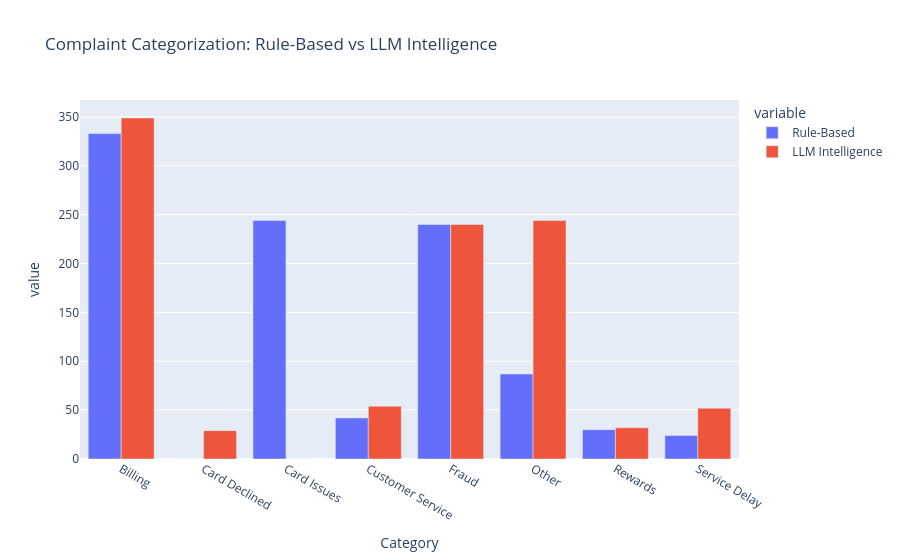
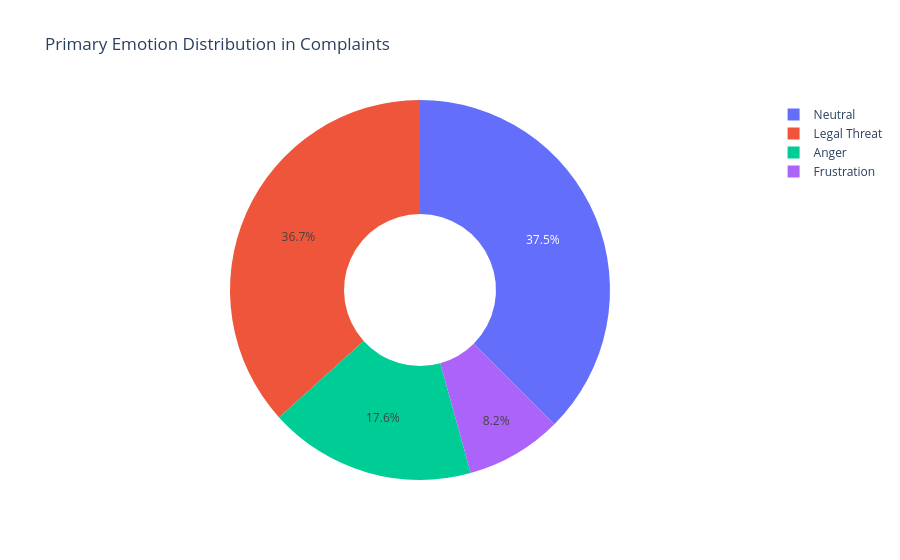
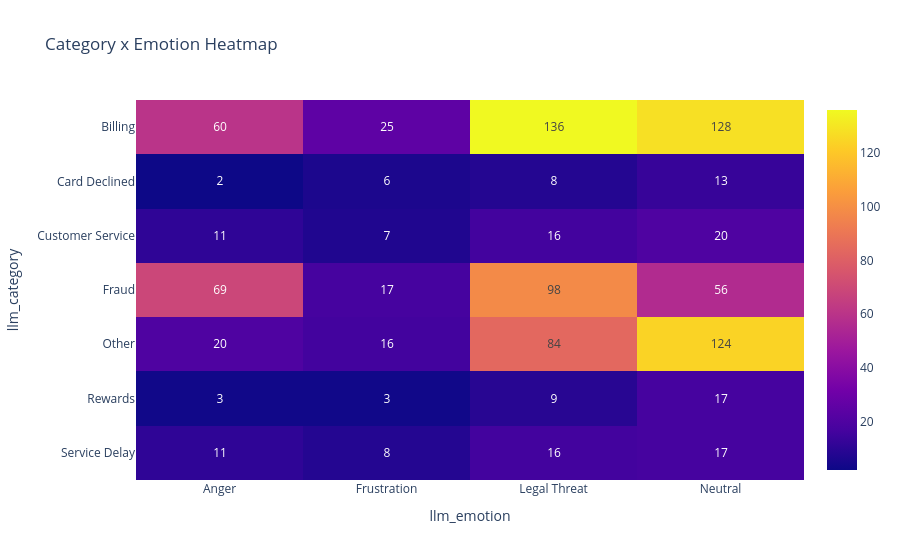
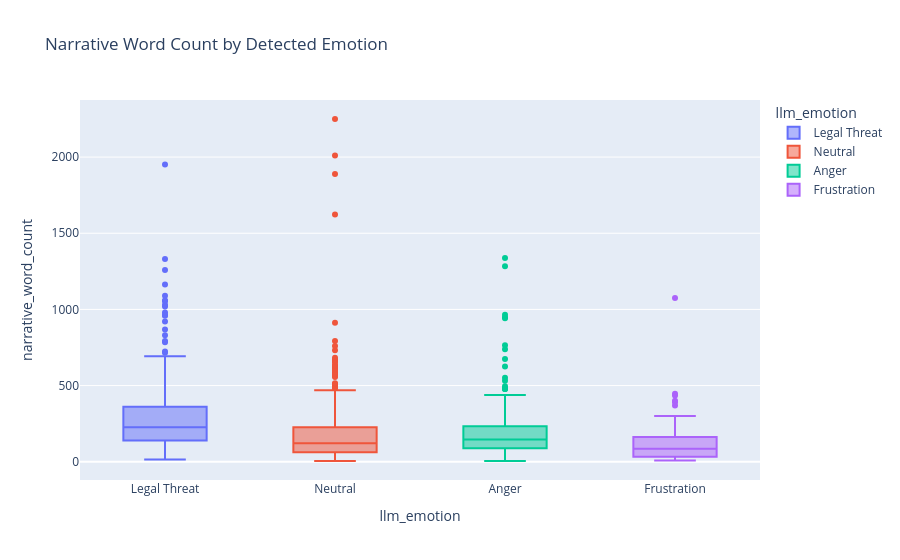

The cell these charts' notebook holds for them, in order:
### Code cell
# ── Analysis Plots ──
# Plot 1: LLM vs Rule-Based Category
cat_comp = pd.DataFrame({
    'Rule-Based': sample['complaint_category'].value_counts(),
    'LLM Intelligence': sample['llm_category'].value_counts()
}).fillna(0).reset_index().rename(columns={'index':'Category'})
fig1 = px.bar(cat_comp, x='Category', y=['Rule-Based', 'LLM Intelligence'], barmode='group', title="Complaint Categorization: Rule-Based vs LLM Intelligence")
fig1.show()

# Plot 2: Emotion Distribution
fig2 = px.pie(sample, names='llm_emotion', title="Primary Emotion Distribution in Complaints", hole=0.4)
fig2.show()

# Plot 3: Category x Emotion Heatmap
xtab = pd.crosstab(sample['llm_category'], sample['llm_emotion'])
fig3 = px.imshow(xtab, text_auto=True, title="Category x Emotion Heatmap", aspect="auto")
fig3.show()

# Plot 4: Narrative Length by Emotion
fig4 = px.box(sample, x='llm_emotion', y='narrative_word_count', color='llm_emotion', title="Narrative Word Count by Detected Emotion")
fig4.show()

# Plot 5: LLM Category vs Product
prod_cat = pd.crosstab(sample['product'].apply(lambda x: str(x)[:25]), sample['llm_category']).reset_index()
fig5 = px.bar(prod_cat, x='product', y=list(sample['llm_category'].unique()), title="Complaint Category Breakdown by Product Stacked")
fig5.show()

### Figure 1 — Plotly figure (JSON) as saved in the notebook; plotly's stock layout.template omitted (floating-point values rounded to 4 significant figures)
{"data": [{"alignmentgroup": "True", "hovertemplate": "variable=Rule-Based<br>Category=%{x}<br>value=%{y}<extra></extra>", "legendgroup": "Rule-Based", "marker": {"color": "#636efa", "pattern": {"shape": ""}}, "name": "Rule-Based", "offsetgroup": "Rule-Based", "orientation": "v", "showlegend": true, "textposition": "auto", "type": "bar", "x": ["Billing", "Card Declined", "Card Issues", "Customer Service", "Fraud", "Other", "Rewards", "Service Delay"], "xaxis": "x", "y": [333.0, 0.0, 244.0, 42.0, 240.0, 87.0, 30.0, 24.0], "yaxis": "y"}, {"alignmentgroup": "True", "hovertemplate": "variable=LLM Intelligence<br>Category=%{x}<br>value=%{y}<extra></extra>", "legendgroup": "LLM Intelligence", "marker": {"color": "#EF553B", "pattern": {"shape": ""}}, "name": "LLM Intelligence", "offsetgroup": "LLM Intelligence", "orientation": "v", "showlegend": true, "textposition": "auto", "type": "bar", "x": ["Billing", "Card Declined", "Card Issues", "Customer Service", "Fraud", "Other", "Rewards", "Service Delay"], "xaxis": "x", "y": [349.0, 29.0, 0.0, 54.0, 240.0, 244.0, 32.0, 52.0], "yaxis": "y"}], "layout": {"barmode": "group", "legend": {"title": {"text": "variable"}, "tracegroupgap": 0}, "title": {"text": "Complaint Categorization: Rule-Based vs LLM Intelligence"}, "xaxis": {"anchor": "y", "domain": [0.0, 1.0], "title": {"text": "Category"}}, "yaxis": {"anchor": "x", "domain": [0.0, 1.0], "title": {"text": "value"}}}}

### Figure 2 — Plotly figure (JSON) as saved in the notebook; plotly's stock layout.template omitted (floating-point values rounded to 4 significant figures; data arrays with more than 128 entries replaced by an {"elided": "..."} marker saying what was removed)
{"data": [{"domain": {"x": [0.0, 1.0], "y": [0.0, 1.0]}, "hole": 0.4, "hovertemplate": "llm_emotion=%{label}<extra></extra>", "labels": {"elided": "1000 str values"}, "legendgroup": "", "name": "", "showlegend": true, "type": "pie"}], "layout": {"legend": {"tracegroupgap": 0}, "title": {"text": "Primary Emotion Distribution in Complaints"}}}

### Figure 3 — Plotly figure (JSON) as saved in the notebook; plotly's stock layout.template omitted (floating-point values rounded to 4 significant figures)
{"data": [{"coloraxis": "coloraxis", "hovertemplate": "llm_emotion: %{x}<br>llm_category: %{y}<br>color: %{z}<extra></extra>", "name": "0", "texttemplate": "%{z}", "type": "heatmap", "x": ["Anger", "Frustration", "Legal Threat", "Neutral"], "xaxis": "x", "y": ["Billing", "Card Declined", "Customer Service", "Fraud", "Other", "Rewards", "Service Delay"], "yaxis": "y", "z": [[60, 25, 136, 128], [2, 6, 8, 13], [11, 7, 16, 20], [69, 17, 98, 56], [20, 16, 84, 124], [3, 3, 9, 17], [11, 8, 16, 17]]}], "layout": {"coloraxis": {"colorscale": [[0.0, "#0d0887"], [0.1111, "#46039f"], [0.2222, "#7201a8"], [0.3333, "#9c179e"], [0.4444, "#bd3786"], [0.5556, "#d8576b"], [0.6667, "#ed7953"], [0.7778, "#fb9f3a"], [0.8889, "#fdca26"], [1.0, "#f0f921"]]}, "title": {"text": "Category x Emotion Heatmap"}, "xaxis": {"anchor": "y", "domain": [0.0, 1.0], "title": {"text": "llm_emotion"}}, "yaxis": {"anchor": "x", "autorange": "reversed", "domain": [0.0, 1.0], "title": {"text": "llm_category"}}}}

### Figure 4 — Plotly figure (JSON) as saved in the notebook; plotly's stock layout.template omitted (floating-point values rounded to 4 significant figures; data arrays with more than 128 entries replaced by an {"elided": "..."} marker saying what was removed)
{"data": [{"alignmentgroup": "True", "hovertemplate": "llm_emotion=%{x}<br>narrative_word_count=%{y}<extra></extra>", "legendgroup": "Legal Threat", "marker": {"color": "#636efa"}, "name": "Legal Threat", "notched": false, "offsetgroup": "Legal Threat", "orientation": "v", "showlegend": true, "type": "box", "x": {"elided": "367 str values"}, "x0": " ", "xaxis": "x", "y": {"elided": "367 int values"}, "y0": " ", "yaxis": "y"}, {"alignmentgroup": "True", "hovertemplate": "llm_emotion=%{x}<br>narrative_word_count=%{y}<extra></extra>", "legendgroup": "Neutral", "marker": {"color": "#EF553B"}, "name": "Neutral", "notched": false, "offsetgroup": "Neutral", "orientation": "v", "showlegend": true, "type": "box", "x": {"elided": "375 str values"}, "x0": " ", "xaxis": "x", "y": {"elided": "375 int values"}, "y0": " ", "yaxis": "y"}, {"alignmentgroup": "True", "hovertemplate": "llm_emotion=%{x}<br>narrative_word_count=%{y}<extra></extra>", "legendgroup": "Anger", "marker": {"color": "#00cc96"}, "name": "Anger", "notched": false, "offsetgroup": "Anger", "orientation": "v", "showlegend": true, "type": "box", "x": {"elided": "176 str values"}, "x0": " ", "xaxis": "x", "y": {"elided": "176 int values"}, "y0": " ", "yaxis": "y"}, {"alignmentgroup": "True", "hovertemplate": "llm_emotion=%{x}<br>narrative_word_count=%{y}<extra></extra>", "legendgroup": "Frustration", "marker": {"color": "#ab63fa"}, "name": "Frustration", "notched": false, "offsetgroup": "Frustration", "orientation": "v", "showlegend": true, "type": "box", "x": ["Frustration", "Frustration", "Frustration", "Frustration", "Frustration", "Frustration", "Frustration", "Frustration", "Frustration", "Frustration", "Frustration", "Frustration", "Frustration", "Frustration", "Frustration", "Frustration", "Frustration", "Frustration", "Frustration", "Frustration", "Frustration", "Frustration", "Frustration", "Frustration", "Frustration", "Frustration", "Frustration", "Frustration", "Frustration", "Frustration", "Frustration", "Frustration", "Frustration", "Frustration", "Frustration", "Frustration", "Frustration", "Frustration", "Frustration", "Frustration", "Frustration", "Frustration", "Frustration", "Frustration", "Frustration", "Frustration", "Frustration", "Frustration", "Frustration", "Frustration", "Frustration", "Frustration", "Frustration", "Frustration", "Frustration", "Frustration", "Frustration", "Frustration", "Frustration", "Frustration", "Frustration", "Frustration", "Frustration", "Frustration", "Frustration", "Frustration", "Frustration", "Frustration", "Frustration", "Frustration", "Frustration", "Frustration", "Frustration", "Frustration", "Frustration", "Frustration", "Frustration", "Frustration", "Frustration", "Frustration", "Frustration", "Frustration"], "x0": " ", "xaxis": "x", "y": [71, 33, 200, 75, 202, 16, 42, 169, 125, 134, 247, 65, 50, 203, 30, 33, 263, 8, 92, 435, 370, 390, 39, 172, 94, 29, 45, 158, 135, 202, 138, 51, 169, 88, 48, 25, 232, 19, 401, 163, 52, 25, 94, 40, 107, 128, 1075, 301, 197, 17, 186, 32, 91, 105, 62, 24, 149, 49, 31, 133, 58, 33, 12, 21, 90, 12, 92, 31, 47, 42, 66, 21, 116, 237, 25, 10, 446, 71, 80, 153, 114, 83], "y0": " ", "yaxis": "y"}], "layout": {"boxmode": "overlay", "legend": {"title": {"text": "llm_emotion"}, "tracegroupgap": 0}, "title": {"text": "Narrative Word Count by Detected Emotion"}, "xaxis": {"anchor": "y", "categoryarray": ["Legal Threat", "Neutral", "Anger", "Frustration"], "categoryorder": "array", "domain": [0.0, 1.0], "title": {"text": "llm_emotion"}}, "yaxis": {"anchor": "x", "domain": [0.0, 1.0], "title": {"text": "narrative_word_count"}}}}
